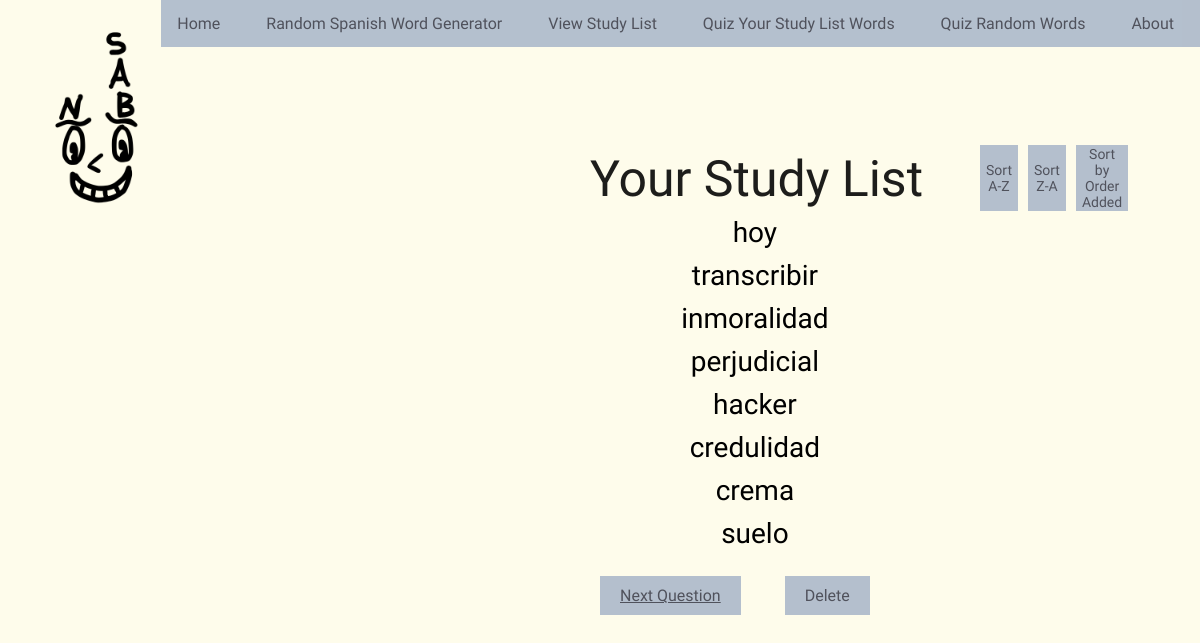
/study-list3, run on an earlier commit of the app's database.
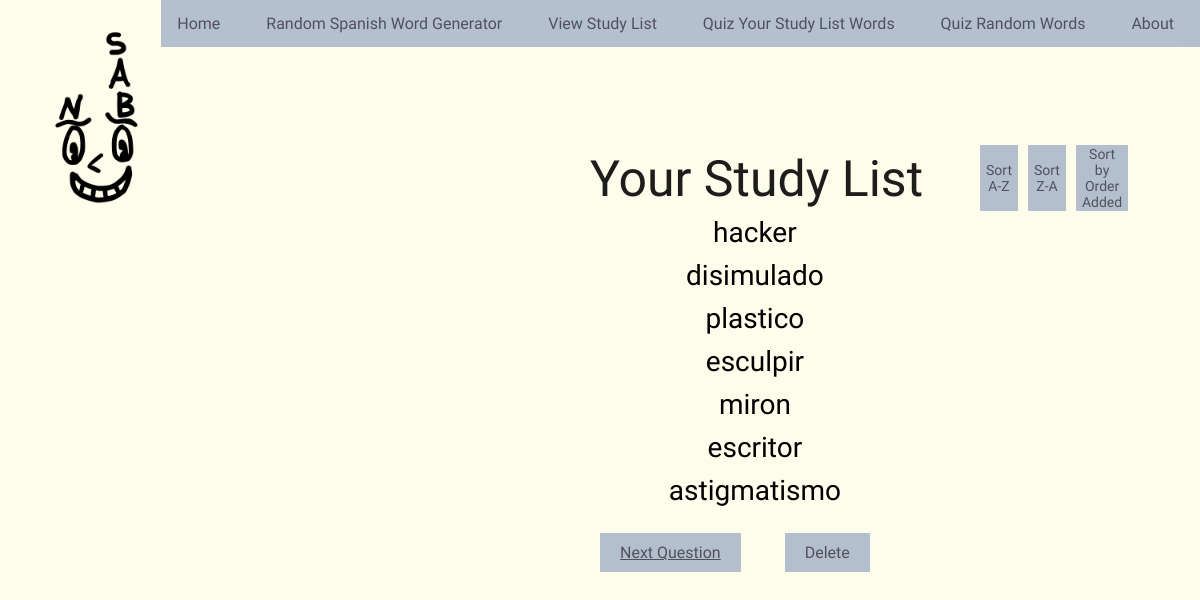
And on a later commit of the database.
### main.py (models this page shows)
class StudyList(db.Model):
    id = db.Column(db.Integer, primary_key=True)
    spanish_word = db.Column(db.String(100), nullable=False, unique=True)
    english_word = db.Column(db.String(100), nullable=False, unique=True)
    spanish_sentence = db.Column(db.String(500), nullable=False, unique=True)
    english_sentence = db.Column(db.String(500), nullable=False, unique=True)
    audio = db.Column(db.String(200), nullable=False, unique=True)

### main.py (the view)
@app.route('/study-list3')
def view_study_list3():
    study_list = StudyList.query.all()
    return render_template('study_list_back_to_random.html', study_list=study_list)

### templates/study_list_back_to_random.html (shortened to what this page needs)
{% extends "template.html" %}
{% block content %}
<!DOCTYPE html>
<html lang="en">
<head>
</head>
<body>
    <div class="study">
        <p class="study-list-text">Your Study List </p>
        {% if not study_list %}
            <p class="empty-cont">It's empty in here!!</p>
        {% else %}
            <div id="word-list-container">
                <div id="sort-container">
                    <button type="button" id="asc-button" onclick="sortAlphabeticalAscending()">Sort A-Z</button>
                    <button type="button" id="desc-button"onclick="sortAlphabeticalDescending()">Sort Z-A</button>
                    <button type="button" id="ord-add-button"onclick="navigateToRoute('/study-list2')">Sort by Order Added</button>
                </div>
                <form method="POST" action="/delete-words" id="delete-form">
                    <ul id="word-list">
                        {% for word in study_list %}
                            <li>
                                <a href="{{ url_for('word_detail', word_id=word.id) }}">{{ word.spanish_word }}</a>
                            </li>
                        {% endfor %}
                    </ul>
                    <div class="button-container">
                        <a href="/random-quiz" id="next-quest2">Next Question</a>
                        <button type="button" id="show-delete-button" onclick="toggleDeleteOptions()">Delete</button>
                    </div>
                </form>
            </div>
    </div>
    {% endif %}
</body>
</html>
{% endblock %}

### templates/template.html (shortened to what this page needs)
<!DOCTYPE html>
<html lang="en" dir="ltr">
  <head>
    <link rel="stylesheet" href="{{ url_for('static', filename='css/style.css') }}">
    <link rel="stylesheet" href="{{ url_for('static', filename='css/study-list.css') }}">
    <link rel="stylesheet" href="{{ url_for('static', filename='css/ran-span-gen.css') }}">
    <link rel="stylesheet" href="{{ url_for('static', filename='css/study-list-quiz.css') }}">
    <link rel="stylesheet" href="{{ url_for('static', filename='css/random-quiz.css') }}">
    <link rel="stylesheet" href="{{ url_for('static', filename='css/correct-answer-random.css') }}">
    <link rel="stylesheet" href="{{ url_for('static', filename='css/correct-answer-study.css') }}">
    <link rel="stylesheet" href="{{ url_for('static', filename='css/word-detail.css') }}">
    <link rel="stylesheet" href="{{ url_for('static', filename='css/study-list-from-random.css') }}">
</head>
  <body>
    <ul class="menu">
      <li class="menu-item"><a href="{{ url_for('home') }}">Home</a></li>
      <li class="menu-item"><a href="{{ url_for('generate_word') }}">Random Spanish Word Generator</a></li>
      <li class="menu-item"><a href="{{ url_for('view_study_list2') }}">View Study List</a></li>
      <li class="menu-item"><a href="{{ url_for('study_list_quiz') }}">Quiz Your Study List Words</a></li>
      <li class="menu-item"><a href="{{ url_for('random_quiz') }}">Quiz Random Words</a></li>
      <li class="menu-item"><a href="{{ url_for('home') }}">About</a></li>
    </ul>
    <header>
      <div class="container">
        <a href="{{ url_for('home') }}">
          <img src="{{ url_for('static', filename='images/NoSabo.png') }}" alt="No Sabo Logo"style="width: 200px; height: auto;">
        </a>
      </div>
    </header>
{% block content %}
{% endblock %}
 </body>
</html>

### static/css/style.css (style rules this page uses)
body { background-color: #fefceb; }
ul.menu { font-family: 'Balsamiq Sans', sans-serif, monospace; list-style-type: none; padding: 0; margin: 0; background-color: #a5b3c8d3; overflow: hidden; max-width: 1200px; position: fixed; top: 0; right: 0; text-align: right; }
li.menu-item { display: inline-block; margin-right: 10px; }
li.menu-item a { display: block; color: rgb(80, 82, 92); text-align: center; padding: 14px 16px; text-decoration: none; }

### static/css/study-list.css (style rules this page uses)
#show-delete-button, #confirm-delete-button, #cancel-button { font-family: 'Balsamiq Sans', sans-serif; font-size: 16px; color: rgb(80, 82, 92); background-color: #a5b3c8d3; border: none; padding: 10px 20px; margin-top: 10px; cursor: pointer; margin-left: 40px; }
#word-list-container { margin-top: 65px; padding: 20px; text-align: center; }
#word-list li { font-family: 'Balsamiq Sans', sans-serif; font-size: 28px; color: #665eb6; list-style-type: none; margin-bottom: 10px; }
#word-list a:link { color: #000000; text-decoration: none; }
#word-list-container { position: absolute; top: 115px; left: 620px; }
.button-container { text-align: right; }
#sort-container { display: flex; gap: 10px; position: absolute; top: -50px; left: 355px; }
#asc-button, #desc-button, #ord-add-button { font-family: 'Balsamiq Sans', sans-serif; font-size: 14px; color: rgb(80, 82, 92); background-color: #a5b3c8d3; border: none; margin-top: 15px; cursor: pointer; }
.study-list-text { position: absolute; top: 100px; left: 590px; font-family: 'Balsamiq Sans', system-ui, -apple-system, BlinkMacSystemFont, 'Segoe UI', 'Helvetica Neue', sans-serif; font-size: 50px; color: rgba(0, 0, 0, 0.885); }
.button-container { text-align: center; }

### static/css/study-list-from-random.css (style rules this page uses)
#show-delete-button, #confirm-delete-button, #cancel-button { font-family: 'Balsamiq Sans', sans-serif; font-size: 16px; color: rgb(80, 82, 92); background-color: #a5b3c8d3; border: none; padding: 10px 20px; margin-top: 10px; cursor: pointer; margin-left: 40px; }
#word-list-container { margin-top: 65px; padding: 20px; text-align: center; margin-left: -40px; }
#word-list li { font-family: 'Balsamiq Sans', sans-serif; font-size: 28px; color: #665eb6; list-style-type: none; margin-bottom: 10px; }
#word-list a:link { color: #000000; text-decoration: none; }
#word-list-container { position: absolute; top: 115px; left: 620px; }
.button-container { text-align: right; }
#sort-container { display: flex; gap: 10px; position: absolute; top: -50px; left: 400px; }
#asc-button, #desc-button, #ord-add-button { font-family: 'Balsamiq Sans', sans-serif; font-size: 14px; color: rgb(80, 82, 92); background-color: #a5b3c8d3; border: none; margin-top: 15px; cursor: pointer; }
.study-list-text { position: absolute; top: 100px; left: 590px; font-family: 'Balsamiq Sans', system-ui, -apple-system, BlinkMacSystemFont, 'Segoe UI', 'Helvetica Neue', sans-serif; font-size: 50px; color: rgba(0, 0, 0, 0.885); }
.button-container { text-align: center; }
#next-quest2 { font-family: 'Balsamiq Sans', sans-serif; font-size: 16px; color: rgb(80, 82, 92); background-color: #a5b3c8d3; border: none; padding: 10px 20px; margin-top: 10px; cursor: pointer; margin-left: 0px; }

What changed in the data, as far as the page shows it:
removed StudyList: spanish_word "hoy"
removed StudyList: spanish_word "transcribir"
removed StudyList: spanish_word "inmoralidad"
removed StudyList: spanish_word "perjudicial"
removed StudyList: spanish_word "crema"
changed StudyList: spanish_word "credulidad" → "disimulado"
added StudyList: spanish_word "plastico"
changed StudyList: spanish_word "suelo" → "esculpir"
added StudyList: spanish_word "miron"
added StudyList: spanish_word "escritor"
added StudyList: spanish_word "astigmatismo"
